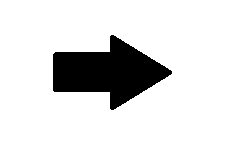
%> input picture Image Proce/pointer.bmp, 226 x 166 px; its folder holds 4 pictures in this run
$ octave main.m   (GNU Octave 9; MATLAB toolbox functions it lacks are replaced by stand-ins)
%> lines starting %> are read from the running program, lines starting %| are printed output that depends on the picture; in (x1, y1, x2, y2) boxes, pixels count from 0 and x2, y2 are one past the last pixel; in counts of white or black regions, pixels touching at a corner belong together; the program's own positions count from 1
### Image Proce/image_fft.m
function y = image_fft( image,index )
% This Function Get FFT And FFT-Inverse In 2 And 1 Dimention By Pass A
% Strig To Index Argument
temp=[];
image_size=size(image);
if strcmp('fft-1',index)
 temp=fft(image,[],1);


elseif strcmp('fft-2',index)
    temp=fft(image,[],2);

elseif strcmp('fft2',index)
    temp=fft2(image,image_size(1),image_size(2));
elseif strcmp('ifft-1',index)
    temp=ifft(image,[],1);
elseif strcmp('ifft-2',index)
    temp=ifft(image,[],2);
elseif strcmp('ifft2',index)
    temp=ifft2(image,image_size(1),image_size(2));


end

y=fftshift(temp);


end

### Image Proce/main.m
clear all
close all
clc
image_files=ls('*.bmp');
count=size(image_files,1);
disp('Image File In This Folder :');
file_name=[];
for i=1:count
    disp(image_files(i,:))
end

input_index=input('Please Enter One By Number :');
%> the answer given: 3
if isempty(input_index)
    input_index=1;
end
figure(1)
 switch(input_index)
     case 1
         file_name=image_files(1,:);
        image=imread(file_name);
        set(figure(1),'Name','Circle Fourier Spectrum');
     case 2
         file_name=image_files(2,:);
        image=imread(file_name);
         set(figure(1),'Name','Plus Fourier Spectrum');
     case 3
         file_name=image_files(3,:);
        image=imread(file_name);
%> image is the input picture: size 166x226x3 uint8; 87.2% white; 1 black region, box (x1, y1, x2, y2) and area: (53, 35, 172, 110) 4805
         set(figure(1),'Name','Pointer Fourier Spectrum');
     case 4
         file_name=image_files(4,:);
        image=imread(file_name);
        set(figure(1),'Name','Rect Fourier Spectrum');

 end
 image=rgb2gray(image);
 image_size=size(image);
%> image_size = [166 226]
F=image_fft(image,'fft2');  % Get 2-Dim FFT Of Image Matrix And Pass It To F Variable
real_image_fft=F;
F = abs(F); % Get the magnitude
F = log(F+1); % Use log, for perceptual scaling, and +1 since log(0) is undefined
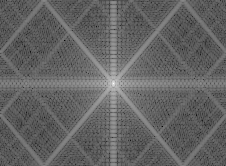
%> F: size 166x226 double; min 1.38, max 15.94, mean 7.09; drawn with min black and max white
F = mat2gray(F); % Use mat2gray to scale the image between 0 and 1

imshow(F,[]); % Display the result
filter_index=input('Please Enter On Of This Filter To Applied To Image : \n 1.HighPass (First Order) \n 2.HighPass(Second Order) \n 3.LowPass \n');
%> the answer given: 1
 if (isempty(filter_index))
     filter_index=1;
 end
 figure(2);
 switch filter_index

     case 1
         filter=fspecial('prewit');

     case 2
         filter=fspecial('laplacian');
     case 3
         filter=fspecial('average');

 end
 filter_fft=fft2(filter,image_size(1),image_size(2));
 set(figure(2),'name','Filter Spectrum');
 filter_fft=fftshift(filter_fft);
 imshow(mat2gray(log(abs(filter_fft)+1)),[]);
 result_fft=filter_fft.*real_image_fft;
 figure(3);
 set(figure(3),'name','Output');
 imshow(ifft2(result_fft));
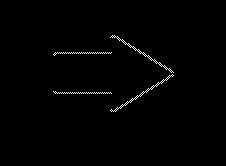
%> displayed picture: size 166x226, on the screen's scale of 0 to 255; 0.86% white in thin lines or dots, all inside (x1, y1, x2, y2) = (53, 35, 174, 112)

% cd fft
% imwrite(F,file_name(:));
% cd ..
